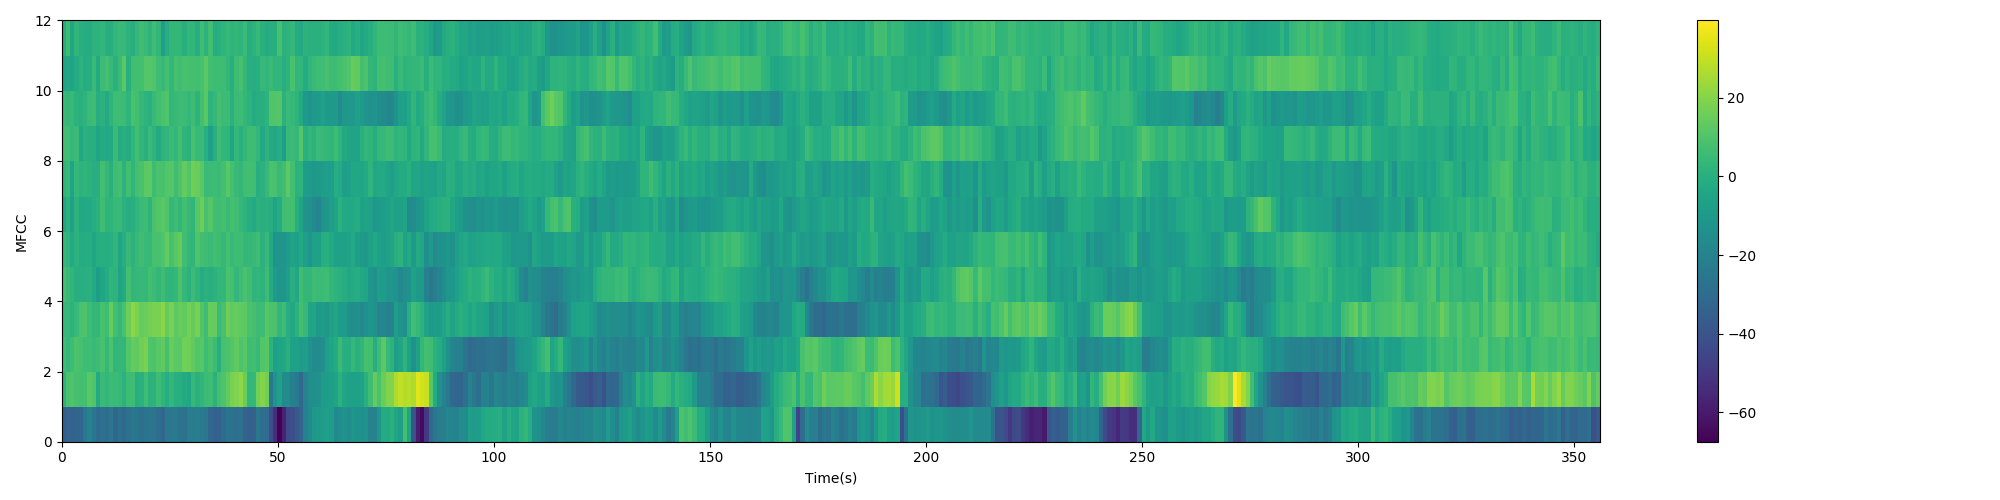

The script that saved this image:
import librosa
import numpy as np
# from scipy.fftpack import dct
import pdb

# If you want to see the spectrogram picture
import matplotlib

matplotlib.use('Agg')
import matplotlib.pyplot as plt


def plot_spectrogram(spec, note, file_name):
    """Draw the spectrogram picture
        :param spec: a feature_dim by num_frames array(real)
        :param note: title of the picture
        :param file_name: name of the file
    """
    fig = plt.figure(figsize=(20, 5))
    heatmap = plt.pcolor(spec)
    fig.colorbar(mappable=heatmap)
    plt.xlabel('Time(s)')
    plt.ylabel(note)
    plt.tight_layout()
    plt.savefig(file_name)


# preemphasis config
alpha = 0.97

# Enframe config
frame_len = 400  # 25ms, fs=16kHz
frame_shift = 160  # 10ms, fs=16kHz
fft_len = 512

# Mel filter config
num_filter = 23
num_mfcc = 12

# Read wav file
wav, fs = librosa.load('./test.wav', sr=None)


# Enframe with Hamming window function
def preemphasis(signal, coeff=alpha):
    """perform preemphasis on the input signal.

        :param signal: The signal to filter.
        :param coeff: The preemphasis coefficient. 0 is no filter, default is 0.97.
        :returns: the filtered signal.
    """
    return np.append(signal[0], [signal[1:] - coeff * signal[:-1]])


def enframe(signal, frame_len=frame_len, frame_shift=frame_shift, win=np.hamming(frame_len)):
    """Enframe with Hamming widow function.

        :param signal: The signal be enframed
        :param win: window function, default Hamming
        :returns: the enframed signal, num_frames by frame_len array
    """

    num_samples = signal.size
    num_frames = np.floor((num_samples - frame_len) / frame_shift) + 1
    frames = np.zeros((int(num_frames), frame_len))
    for i in range(int(num_frames)):
        frames[i, :] = signal[i * frame_shift:i * frame_shift + frame_len]
        frames[i, :] = frames[i, :] * win

    return frames


def get_spectrum(frames, fft_len=fft_len):
    """Get spectrum using fft
        :param frames: the enframed signal, num_frames by frame_len array
        :param fft_len: FFT length, default 512
        :returns: spectrum, a num_frames by fft_len/2+1 array (real)
    """
    cFFT = np.fft.fft(frames, n=fft_len)
    valid_len = int(fft_len / 2) + 1
    spectrum = np.abs(cFFT[:, 0:valid_len])
    return spectrum  # num_frames*valid_len


def fbank(spectrum, num_filter=num_filter):
    """Get mel filter bank feature from spectrum
        :param spectrum: a num_frames by fft_len/2+1 array(real)
        :param num_filter: mel filters number, default 23
        :returns: fbank feature, a num_frames by num_filter array 
        DON'T FORGET LOG OPERATION AFTER MEL FILTER!
    """
    feats = np.zeros((int(fft_len / 2 + 1), num_filter))
    """
        FINISH by YOURSELF
    """

    # step1: 获得滤波器数目在梅尔刻度上的中心频率
    low_mel_freq = 0.0
    high_mel_freq = 2595 * np.log10(1 + (fs / 2) / 700)
    mel_points = np.linspace(low_mel_freq, high_mel_freq, num_filter + 2)
    # step2: 获得对应FFT单元的中心频率
    fft_points = 700 * (10 ** (mel_points / 2595) - 1)
    # # step3: 计算音频帧的能量谱
    # pow_frames = ((1.0 / fft_len) * (spectrum ** 2))
    # step3: 计算mel滤波器组
    bin = (fft_points / (fs / 2)) * (fft_len / 2)
    for i in range(1, num_filter + 1):
        left = int(bin[i - 1])
        center = int(bin[i])
        right = int(bin[i + 1])
        for j in range(left, center):
            feats[j + 1, i - 1] = (j + 1 - bin[i - 1]) / (bin[i] - bin[i - 1])
        for k in range(center, right):
            feats[j + 1, i - 1] = (bin[i + 1] - (j + 1)) / (bin[i + 1] - bin[i])
    # step4: 计算fbank值并取log
    feats = np.dot(spectrum, feats)
    feats = 20 * np.log10(feats)
    # pdb.set_trace()
    return feats


def mfcc(fbank, num_mfcc=num_mfcc):
    """Get mfcc feature from fbank feature
        :param fbank: a num_frames by  num_filter array(real)
        :param num_mfcc: mfcc number, default 12
        :returns: mfcc feature, a num_frames by num_mfcc array 
    """

    # feats = np.zeros((fbank.shape[0], num_mfcc))
    """
        FINISH by YOURSELF
    """

    def selfdct(x, axis=1, norm="ortho"):
        """scipy.pack.fft.dct()中离散余弦变换的python实现"""
        y = np.zeros(x.shape, dtype=float)
        if axis == 0:
            N = y.shape[0]
            for i in range(y.shape[1]):
                for j in range(y.shape[0]):
                    for k in range(y.shape[0]):
                        y[j][i] += x[k][i] * np.cos(np.pi * j * (2 * k + 1) / (2 * N))
                if norm == "ortho":
                    y[0, i] = 2 * y[0, i] / np.sqrt(4 * N)
                    y[:1, i] = 2 * y[:1, i] / np.sqrt(2 * N)
                else:
                    y[:, i] = 2 * y[:, i]

        elif axis == 1:
            N = y.shape[1]
            for i in range(y.shape[0]):
                for j in range(y.shape[1]):
                    for k in range(y.shape[1]):
                        y[i][j] += x[i][k] * np.cos(np.pi * j * (2 * k + 1) / (2 * N))
                if norm == "ortho":
                    y[i, 0] = 2 * y[i, 0] / np.sqrt(4 * N)
                    y[i, 1:] = 2 * y[i, 1:] / np.sqrt(2 * N)
                else:
                    y[i, :] = 2 * y[i, :]
        else:
            raise ValueError("需要指定dct计算的维度，axis=0 or 1 ...")

        return y

    feats = selfdct(fbank, axis=1, norm='ortho')[:, 1:num_mfcc+1]

    return feats


def write_file(feats, file_name):
    """Write the feature to file
        :param feats: a num_frames by feature_dim array(real)
        :param file_name: name of the file
    """
    f = open(file_name, 'w')
    (row, col) = feats.shape
    for i in range(row):
        f.write('[')
        for j in range(col):
            f.write(str(feats[i, j]) + ' ')
        f.write(']\n')
    f.close()


def main():
    wav, fs = librosa.load('./test.wav', sr=None)
    signal = preemphasis(wav)
    frames = enframe(signal)
    spectrum = get_spectrum(frames)
    fbank_feats = fbank(spectrum)
    mfcc_feats = mfcc(fbank_feats)

    # print("fbank_feats", fbank_feats[0])
    # print("mfcc_feats", mfcc_feats[0])

    plot_spectrogram(fbank_feats, 'Filter Bank', 'fbank.png')
    write_file(fbank_feats, './test.fbank')
    plot_spectrogram(mfcc_feats.T, 'MFCC', 'mfcc.png')
    write_file(mfcc_feats, './test.mfcc')


if __name__ == '__main__':
    main()
